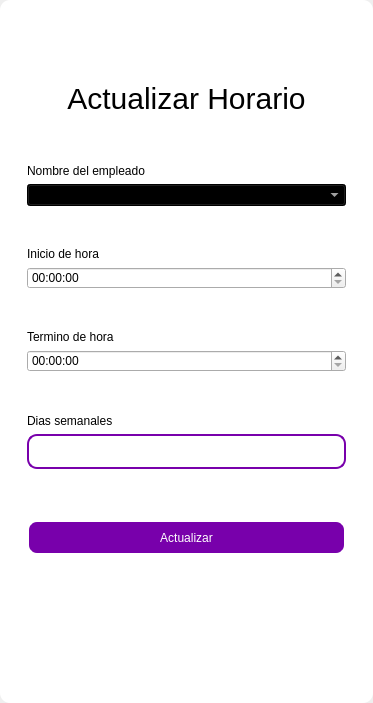
<?xml version="1.0" encoding="UTF-8"?>
<ui version="4.0">
 <class>MainWindow</class>
 <widget class="QMainWindow" name="MainWindow">
  <property name="geometry">
   <rect>
    <x>0</x>
    <y>0</y>
    <width>373</width>
    <height>703</height>
   </rect>
  </property>
  <property name="windowTitle">
   <string>MainWindow</string>
  </property>
  <property name="styleSheet">
   <string notr="true"/>
  </property>
  <widget class="QWidget" name="centralwidget">
   <property name="styleSheet">
    <string notr="true"/>
   </property>
   <layout class="QVBoxLayout" name="verticalLayout">
    <property name="spacing">
     <number>0</number>
    </property>
    <property name="leftMargin">
     <number>0</number>
    </property>
    <property name="topMargin">
     <number>0</number>
    </property>
    <property name="rightMargin">
     <number>0</number>
    </property>
    <property name="bottomMargin">
     <number>0</number>
    </property>
    <item>
     <widget class="QFrame" name="frame">
      <property name="enabled">
       <bool>true</bool>
      </property>
      <property name="styleSheet">
       <string notr="true">QFrame {
	border-radius:10px;
	background-color: rgb(255, 255, 255);
 }
</string>
      </property>
      <property name="frameShape">
       <enum>QFrame::StyledPanel</enum>
      </property>
      <property name="frameShadow">
       <enum>QFrame::Raised</enum>
      </property>
      <layout class="QVBoxLayout" name="verticalLayout_2">
       <item>
        <widget class="QFrame" name="frame_superior">
         <property name="minimumSize">
          <size>
           <width>0</width>
           <height>40</height>
          </size>
         </property>
         <property name="maximumSize">
          <size>
           <width>16777215</width>
           <height>40</height>
          </size>
         </property>
         <property name="styleSheet">
          <string notr="true">QPushButton{
border-radius:18px;
}

QPushButton:hover{
	background-color: rgb(0, 0, 0);
}
</string>
         </property>
         <property name="frameShape">
          <enum>QFrame::StyledPanel</enum>
         </property>
         <property name="frameShadow">
          <enum>QFrame::Raised</enum>
         </property>
         <layout class="QHBoxLayout" name="horizontalLayout_3">
          <property name="spacing">
           <number>4</number>
          </property>
          <property name="leftMargin">
           <number>0</number>
          </property>
          <property name="topMargin">
           <number>0</number>
          </property>
          <property name="rightMargin">
           <number>0</number>
          </property>
          <property name="bottomMargin">
           <number>0</number>
          </property>
          <item>
           <widget class="QPushButton" name="btn_icon">
            <property name="text">
             <string/>
            </property>
            <property name="iconSize">
             <size>
              <width>40</width>
              <height>40</height>
             </size>
            </property>
           </widget>
          </item>
          <item>
           <spacer name="horizontalSpacer_2">
            <property name="orientation">
             <enum>Qt::Horizontal</enum>
            </property>
            <property name="sizeHint" stdset="0">
             <size>
              <width>443</width>
              <height>20</height>
             </size>
            </property>
           </spacer>
          </item>
          <item>
           <widget class="QPushButton" name="bt_minimizar">
            <property name="minimumSize">
             <size>
              <width>38</width>
              <height>38</height>
             </size>
            </property>
            <property name="maximumSize">
             <size>
              <width>38</width>
              <height>38</height>
             </size>
            </property>
            <property name="cursor">
             <cursorShape>PointingHandCursor</cursorShape>
            </property>
            <property name="text">
             <string/>
            </property>
            <property name="icon">
             <iconset>
              <normaloff>image/minus.svg</normaloff>image/minus.svg</iconset>
            </property>
            <property name="iconSize">
             <size>
              <width>38</width>
              <height>38</height>
             </size>
            </property>
           </widget>
          </item>
          <item>
           <widget class="QPushButton" name="bt_maximizar">
            <property name="minimumSize">
             <size>
              <width>38</width>
              <height>38</height>
             </size>
            </property>
            <property name="maximumSize">
             <size>
              <width>38</width>
              <height>38</height>
             </size>
            </property>
            <property name="cursor">
             <cursorShape>PointingHandCursor</cursorShape>
            </property>
            <property name="text">
             <string/>
            </property>
            <property name="icon">
             <iconset>
              <normaloff>image/chevron-up.svg</normaloff>image/chevron-up.svg</iconset>
            </property>
            <property name="iconSize">
             <size>
              <width>38</width>
              <height>38</height>
             </size>
            </property>
           </widget>
          </item>
          <item>
           <widget class="QPushButton" name="bt_restaurar">
            <property name="minimumSize">
             <size>
              <width>38</width>
              <height>38</height>
             </size>
            </property>
            <property name="maximumSize">
             <size>
              <width>38</width>
              <height>38</height>
             </size>
            </property>
            <property name="cursor">
             <cursorShape>PointingHandCursor</cursorShape>
            </property>
            <property name="text">
             <string/>
            </property>
            <property name="icon">
             <iconset>
              <normaloff>image/chevron-down.svg</normaloff>image/chevron-down.svg</iconset>
            </property>
            <property name="iconSize">
             <size>
              <width>38</width>
              <height>38</height>
             </size>
            </property>
           </widget>
          </item>
          <item>
           <widget class="QPushButton" name="bt_cerrar">
            <property name="minimumSize">
             <size>
              <width>38</width>
              <height>38</height>
             </size>
            </property>
            <property name="maximumSize">
             <size>
              <width>38</width>
              <height>38</height>
             </size>
            </property>
            <property name="cursor">
             <cursorShape>PointingHandCursor</cursorShape>
            </property>
            <property name="text">
             <string/>
            </property>
            <property name="icon">
             <iconset>
              <normaloff>image/x.svg</normaloff>image/x.svg</iconset>
            </property>
            <property name="iconSize">
             <size>
              <width>38</width>
              <height>38</height>
             </size>
            </property>
           </widget>
          </item>
         </layout>
        </widget>
       </item>
       <item>
        <widget class="QFrame" name="frame_3">
         <property name="styleSheet">
          <string notr="true">QLabel {
	color: rgb(255, 255, 254);
	font: 12pt &quot;Arial&quot;;
	background-color: rgba(0, 0, 0,0);
}

QTextEdit{
background-color: rgba(0, 0, 0,0);
border-radius:10px; 
font: 12pt &quot;Arial&quot;;
color: rgb(255, 255, 254);
border: 2px solid  rgb(255, 255, 255);

}

QTextEdit:hover{
background-color: rgba(0, 0, 0,0);
border-radius:10px; 
font: 12pt &quot;Arial&quot;;
border: 2px solid  rgb(120, 0, 171);
}

QTextEdit:focus{
background-color: rgb(0, 0, 0);
border-radius:10px; 
font: 12pt &quot;Arial&quot;;
border: 2px solid rgb(120, 0, 171);
}

QLineEdit{
background-color: rgba(0, 0, 0,0);
border-radius:10px; 
font: 12pt &quot;Arial&quot;;
color: rgb(255, 255, 254);
border: 2px solid  rgb(255, 255, 255);

}

QLineEdit:hover{
background-color: rgba(0, 0, 0,0);
border-radius:10px; 
font: 12pt &quot;Arial&quot;;
border: 2px solid  rgb(120, 0, 171);
}

QLineEdit:focus{
background-color: rgb(0, 0, 0);
border-radius:10px; 
font: 12pt &quot;Arial&quot;;
border: 2px solid rgb(120, 0, 171);
}

QCheckBox{
	font: 12pt &quot;Arial&quot;;
	color: rgb(255, 255, 255);
}

QCheckBox::indicator {
    width: 18px;
    height:18px;
}

QCheckBox::indicator:unchecked {
   background-image: url(image/square.svg);
}

QCheckBox::indicator:checked {
   background-image: url(image/check-square.svg);
}

QPushButton{
border-radius:10px; 
font: 12pt &quot;Arial&quot;;
color: rgb(255, 255, 254);
border: 2px solid #ffffff;
}

QPushButton:hover{
border-radius:10px; 
font: 12pt &quot;Arial&quot;;
color: rgb(255, 255, 255);
border: 2px solid rgb(120, 0, 171);
	background-color: rgb(120, 0, 171);
}
</string>
         </property>
         <property name="frameShape">
          <enum>QFrame::StyledPanel</enum>
         </property>
         <property name="frameShadow">
          <enum>QFrame::Raised</enum>
         </property>
         <layout class="QHBoxLayout" name="horizontalLayout_4">
          <item>
           <layout class="QVBoxLayout" name="verticalLayout_4">
            <item>
             <widget class="QFrame" name="frame_4">
              <property name="maximumSize">
               <size>
                <width>400</width>
                <height>600</height>
               </size>
              </property>
              <property name="styleSheet">
               <string notr="true">QLabel {
color: rgb(0, 0, 0);
	font: 12pt &quot;Arial&quot;;
	background-color: rgba(0, 0, 0,0);
}

QTextEdit{
background-color: rgba(0, 0, 0,0);
border-radius:10px; 
font: 12pt &quot;Arial&quot;;
color: rgb(0, 0, 0);
border: 2px solid  rgb(120, 0, 171);

}

QTextEdit:hover{
background-color: rgba(0, 0, 0,0);
border-radius:10px; 
font: 12pt &quot;Arial&quot;;
border: 2px solid  rgb(120, 0, 171);
	color: rgb(255, 255, 255);
}

QTextEdit:focus{
background-color: rgb(0, 0, 0);
border-radius:10px; 
font: 12pt &quot;Arial&quot;;
border: 2px solid rgb(120, 0, 171);
	
}

QLineEdit{
background-color: rgba(0, 0, 0,0);
border-radius:10px; 
font: 12pt &quot;Arial&quot;;
	color: rgb(0, 0, 0);
border: 2px solid  rgb(120, 0, 171);
}

QLineEdit:hover{
background-color: rgba(0, 0, 0,0);
border-radius:10px; 
font: 12pt &quot;Arial&quot;;
border: 2px solid  rgb(120, 0, 171);
}

QLineEdit:focus{
background-color: rgb(0, 0, 0);
border-radius:10px; 
font: 12pt &quot;Arial&quot;;
border: 2px solid rgb(120, 0, 171);
color: rgb(255, 255, 255);
}

QCheckBox{
	font: 12pt &quot;Arial&quot;;
	color: rgb(255, 255, 255);
}

QCheckBox::indicator {
    width: 18px;
    height:18px;
}

QCheckBox::indicator:unchecked {
   background-image: url(image/square.svg);
}

QCheckBox::indicator:checked {
   background-image: url(image/check-square.svg);
}

QPushButton{
border-radius:10px; 
font: 12pt &quot;Arial&quot;;
color: rgb(255, 255, 254);
border: 2px solid #ffffff;
background-color: rgb(120, 0, 171);
}

QPushButton:hover{
border-radius:10px; 
font: 12pt &quot;Arial&quot;;
color: rgb(255, 255, 255);
border: 2px solid rgb(120, 0, 171);
	background-color: rgb(120, 0, 171);
}
</string>
              </property>
              <property name="frameShape">
               <enum>QFrame::StyledPanel</enum>
              </property>
              <property name="frameShadow">
               <enum>QFrame::Raised</enum>
              </property>
              <layout class="QVBoxLayout" name="verticalLayout_3">
               <item>
                <widget class="QLabel" name="label_3">
                 <property name="minimumSize">
                  <size>
                   <width>100</width>
                   <height>50</height>
                  </size>
                 </property>
                 <property name="styleSheet">
                  <string notr="true">font-size: 30px;
color: rgb(0, 0, 0);</string>
                 </property>
                 <property name="text">
                  <string>Actualizar Horario</string>
                 </property>
                 <property name="alignment">
                  <set>Qt::AlignCenter</set>
                 </property>
                </widget>
               </item>
               <item>
                <spacer name="verticalSpacer_6">
                 <property name="orientation">
                  <enum>Qt::Vertical</enum>
                 </property>
                 <property name="sizeHint" stdset="0">
                  <size>
                   <width>20</width>
                   <height>40</height>
                  </size>
                 </property>
                </spacer>
               </item>
               <item>
                <widget class="QLabel" name="label_4">
                 <property name="text">
                  <string>Nombre del empleado</string>
                 </property>
                </widget>
               </item>
               <item>
                <widget class="QComboBox" name="employee_combobox">
                 <property name="styleSheet">
                  <string notr="true">background-color: rgb(0, 0, 0);
color: rgb(255, 255, 255);</string>
                 </property>
                </widget>
               </item>
               <item>
                <spacer name="verticalSpacer_4">
                 <property name="orientation">
                  <enum>Qt::Vertical</enum>
                 </property>
                 <property name="sizeHint" stdset="0">
                  <size>
                   <width>20</width>
                   <height>40</height>
                  </size>
                 </property>
                </spacer>
               </item>
               <item>
                <widget class="QLabel" name="label_6">
                 <property name="text">
                  <string>Inicio de hora</string>
                 </property>
                </widget>
               </item>
               <item>
                <widget class="QTimeEdit" name="start_time_timeedit"/>
               </item>
               <item>
                <spacer name="verticalSpacer_5">
                 <property name="orientation">
                  <enum>Qt::Vertical</enum>
                 </property>
                 <property name="sizeHint" stdset="0">
                  <size>
                   <width>20</width>
                   <height>40</height>
                  </size>
                 </property>
                </spacer>
               </item>
               <item>
                <widget class="QLabel" name="label">
                 <property name="text">
                  <string>Termino de hora</string>
                 </property>
                </widget>
               </item>
               <item>
                <widget class="QTimeEdit" name="end_time_timeedit"/>
               </item>
               <item>
                <spacer name="verticalSpacer_10">
                 <property name="orientation">
                  <enum>Qt::Vertical</enum>
                 </property>
                 <property name="sizeHint" stdset="0">
                  <size>
                   <width>20</width>
                   <height>40</height>
                  </size>
                 </property>
                </spacer>
               </item>
               <item>
                <widget class="QLabel" name="label_7">
                 <property name="text">
                  <string>Dias semanales</string>
                 </property>
                </widget>
               </item>
               <item>
                <widget class="QLineEdit" name="horarytxt">
                 <property name="minimumSize">
                  <size>
                   <width>0</width>
                   <height>35</height>
                  </size>
                 </property>
                </widget>
               </item>
               <item>
                <spacer name="verticalSpacer_9">
                 <property name="orientation">
                  <enum>Qt::Vertical</enum>
                 </property>
                 <property name="sizeHint" stdset="0">
                  <size>
                   <width>20</width>
                   <height>50</height>
                  </size>
                 </property>
                </spacer>
               </item>
               <item>
                <widget class="QPushButton" name="btn_update">
                 <property name="minimumSize">
                  <size>
                   <width>0</width>
                   <height>35</height>
                  </size>
                 </property>
                 <property name="cursor">
                  <cursorShape>PointingHandCursor</cursorShape>
                 </property>
                 <property name="text">
                  <string>Actualizar</string>
                 </property>
                </widget>
               </item>
               <item>
                <spacer name="verticalSpacer_7">
                 <property name="orientation">
                  <enum>Qt::Vertical</enum>
                 </property>
                 <property name="sizeHint" stdset="0">
                  <size>
                   <width>20</width>
                   <height>40</height>
                  </size>
                 </property>
                </spacer>
               </item>
               <item>
                <layout class="QHBoxLayout" name="horizontalLayout_2"/>
               </item>
               <item>
                <spacer name="verticalSpacer_8">
                 <property name="orientation">
                  <enum>Qt::Vertical</enum>
                 </property>
                 <property name="sizeHint" stdset="0">
                  <size>
                   <width>20</width>
                   <height>40</height>
                  </size>
                 </property>
                </spacer>
               </item>
               <item>
                <layout class="QHBoxLayout" name="horizontalLayout">
                 <item>
                  <spacer name="horizontalSpacer">
                   <property name="orientation">
                    <enum>Qt::Horizontal</enum>
                   </property>
                   <property name="sizeHint" stdset="0">
                    <size>
                     <width>40</width>
                     <height>20</height>
                    </size>
                   </property>
                  </spacer>
                 </item>
                </layout>
               </item>
              </layout>
             </widget>
            </item>
            <item>
             <spacer name="verticalSpacer_2">
              <property name="orientation">
               <enum>Qt::Vertical</enum>
              </property>
              <property name="sizeHint" stdset="0">
               <size>
                <width>20</width>
                <height>40</height>
               </size>
              </property>
             </spacer>
            </item>
           </layout>
          </item>
         </layout>
        </widget>
       </item>
      </layout>
     </widget>
    </item>
   </layout>
  </widget>
 </widget>
 <resources/>
 <connections/>
</ui>
